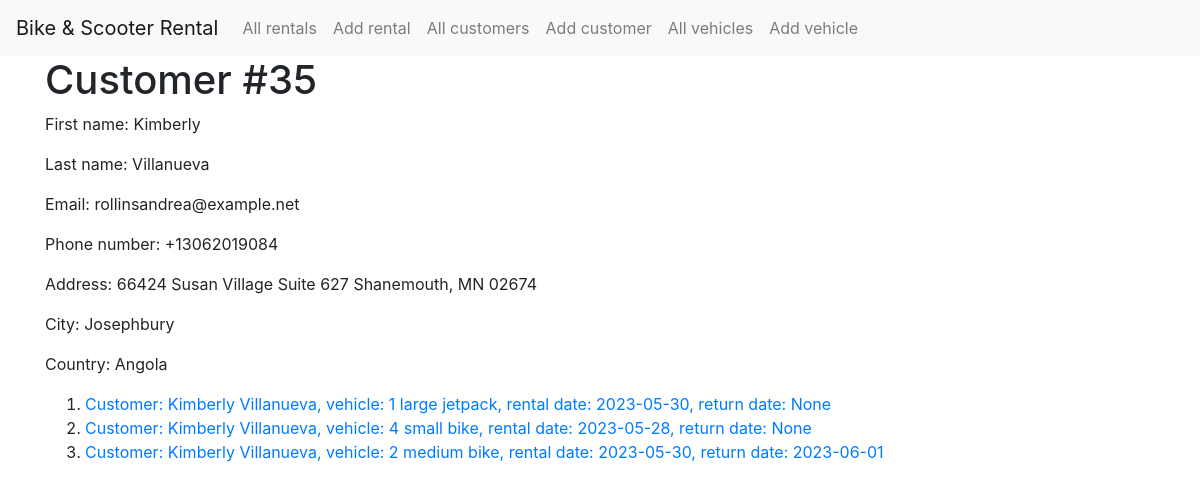
/rent/customer/35, run on the app's committed database.
### rent/models.py (models this page shows)
class Customer(models.Model):
    first_name = models.CharField(max_length=100)
    last_name = models.CharField(max_length=100)
    email = models.EmailField(unique=True)
    phone_number = PhoneNumberField()
    address = models.CharField(max_length=300)
    city = models.CharField(max_length=50)
    country = models.CharField(max_length=50)
    def __str__(self):
        return f"{self.first_name} {self.last_name}"

class Rental(models.Model):
    rental_date = models.DateField()
    return_date = models.DateField(null=True, blank=True)
    customer = models.ForeignKey(Customer, related_name='customer', on_delete=models.CASCADE)
    vehicle = models.ForeignKey(Vehicle, related_name='vehicle', on_delete=models.CASCADE)
    def __str__(self):
        return f"Customer: {self.customer}, vehicle: {self.vehicle}, " \
               f"rental date: {self.rental_date}, " \
               f"return date: {self.return_date}"

class Vehicle(models.Model):
    vehicle_type = models.ForeignKey(VehicleType, on_delete=models.CASCADE)
    vehicle_size = models.ForeignKey(VehicleSize, on_delete=models.CASCADE)
    date_created = models.DateTimeField(auto_now_add=True)
    real_cost = models.IntegerField()
    def __str__(self):
        return f"{self.id} {self.vehicle_size} {self.vehicle_type}"

class VehicleSize(models.Model):
    name = models.CharField(max_length=100)
    def __str__(self):
        return self.name

class VehicleType(models.Model):
    name = models.CharField(max_length=100)
    def __str__(self):
        return self.name

### rent/views.py (the view)
# urls.py: path('rent/customer/', views.all_customers, name='all_customers'),
def customer(request, pk):
    chosen_customer = Customer.objects.get(id=pk)
    rentals = Rental.objects.filter(customer=chosen_customer)
    context = {
        'title': f"Customer {chosen_customer.first_name} {chosen_customer.last_name}",
        'customer': chosen_customer,
        'rentals': rentals,
    }
    return render(request, 'rent/customer.html', context)

### rent/templates/rent/customer.html
{% extends 'rent/base.html' %}
{% block content %}
    <div class="container">
        <h1>Customer #{{ customer.id }}</h1>
        <p>First name: {{ customer.first_name }}</p>
        <p>Last name: {{ customer.last_name }}</p>
        <p>Email: {{ customer.email }}</p>
        <p>Phone number: {{ customer.phone_number }}</p>
        <p>Address: {{ customer.address }}</p>
        <p>City: {{ customer.city }}</p>
        <p>Country: {{ customer.country }}</p>
        <ol>
            {% for rental in rentals %}
                <li><a href="{% url 'rental' rental.id %}">{{ rental }}</a></li>
            {% endfor %}
        </ol>
    </div>
{% endblock content %}

### rent/templates/rent/base.html (shortened to what this page needs)
<!doctype html>
<html lang="en">
<head>
    {% load static %}
    <link rel="stylesheet" href="https://cdn.jsdelivr.net/npm/bootstrap@4.0.0/dist/css/bootstrap.min.css">
    <link rel="stylesheet" href="{% static 'rent/style.css' %}">
</head>
<body>
    <nav class="navbar navbar-expand-lg navbar-light bg-light">
      <a class="navbar-brand" href="{% url 'index' %}">Bike & Scooter Rental</a>
      <div class="collapse navbar-collapse" id="navbarNav">
        <ul class="navbar-nav">
          <li class="nav-item">
            <a class="nav-link" href="{% url 'all_rentals' %}">All rentals</a>
          </li>
          <li class="nav-item">
            <a class="nav-link" href="{% url 'add_rental' %}">Add rental</a>
          </li>
          <li class="nav-item">
            <a class="nav-link" href="{% url 'all_customers' %}">All customers</a>
          </li>
          <li class="nav-item">
            <a class="nav-link" href="{% url 'add_customer' %}">Add customer</a>
          </li>
          <li class="nav-item">
            <a class="nav-link" href="{% url 'all_vehicles' %}">All vehicles</a>
          </li>
          <li class="nav-item">
            <a class="nav-link" href="{% url 'add_vehicle' %}">Add vehicle</a>
          </li>
        </ul>
      </div>
    </nav>
    {% block content %}
    {% endblock content %}
</body>
</html>

### rent/static/rent/style.css (style rules this page uses)
a { text-decoration: none; }

### data on the page
Customer: id "35", first_name "Kimberly", last_name "Villanueva", email "rollinsandrea@example.net", phone_number "+13062019084", address "66424 Susan Village Suite 627 Shanemouth, MN 02674", city "Josephbury", country "Angola"
Rental: customer+vehicle+rental_date "Customer: Kimberly Villanueva, vehicle: 1 large jetpack, rental date: 2023-05-30, return date: None"
Rental: customer+vehicle+rental_date "Customer: Kimberly Villanueva, vehicle: 4 small bike, rental date: 2023-05-28, return date: None"
Rental: customer+vehicle+rental_date "Customer: Kimberly Villanueva, vehicle: 2 medium bike, rental date: 2023-05-30, return date: 2023-06-01"
